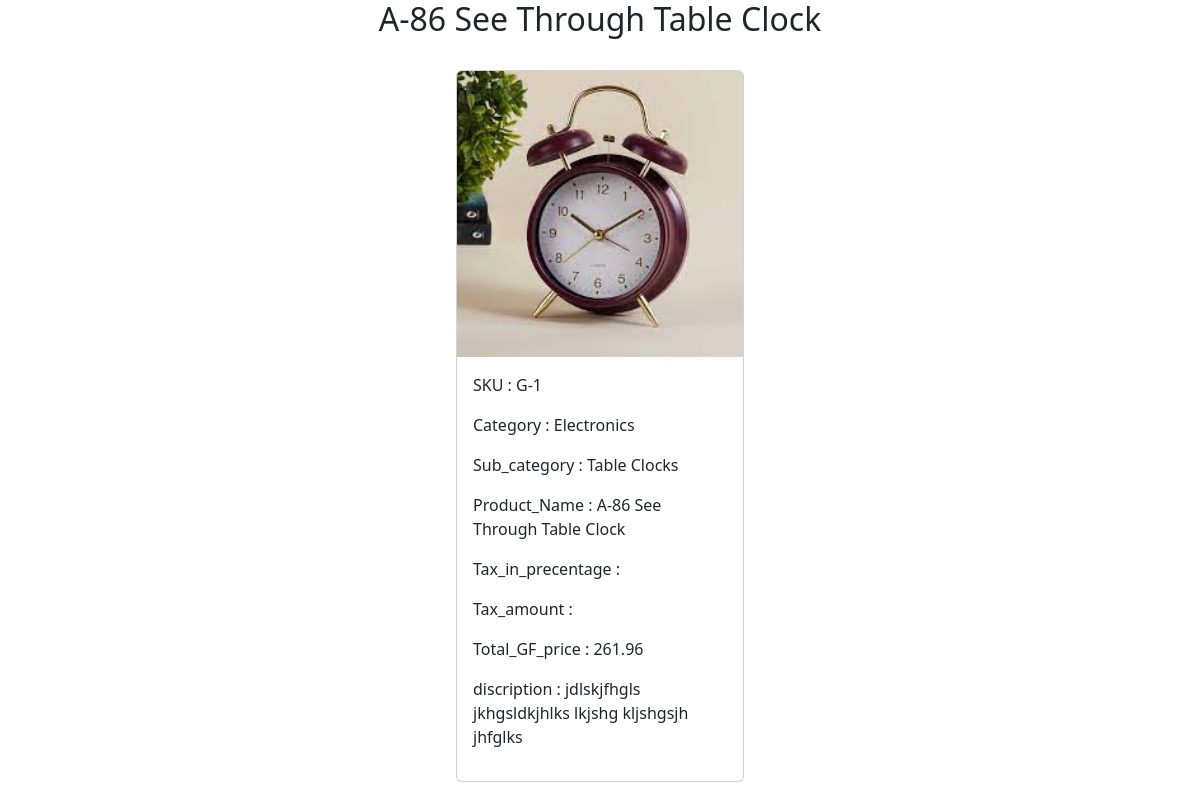
/Customer_product_detail/8, run on the app's committed database.
### gridfokuzapp/models.py (models this page shows, shortened)
class AddProducts(models.Model):
    SKU = models.CharField(max_length=10, null=True)
    Vendor = models.ForeignKey(AddVendors ,on_delete=models.SET_NULL, null=True)
    Category = models.CharField(max_length=50, null=True)
    Sub_category = models.CharField(max_length=50, null=True)
    Product_Name = models.CharField(max_length=50, null=True)
    MRP = models.IntegerField(null=True)
    Vendor_Price = models.FloatField(null=True)
    Total_GF_price = models.FloatField(null=True)
    final_price = models.FloatField(null=True)
    product_image = models.ImageField(upload_to="product_images", null=True)
    discription = models.CharField(max_length=250, null=True)
    temp_discription = models.CharField(max_length=250, null=True)
    branding_category = models.CharField(max_length=50, null=True)
    profit_percentage = models.FloatField(default=0,null=True)
    branding_cost = models.FloatField(default=0, null=True)
    transportation_cost = models.FloatField(default=0, null=True)
    tax = models.FloatField(null=True)
    profit_type = models.CharField(max_length=30, null=True)

### gridfokuzapp/views.py (the view)
# urls.py: path("Customer_product_detail/<int:id>", views.Customer_product_detail, name="Customer_product_detail"),
def Customer_product_detail(request,id):
    product = AddProducts.objects.get(id=id)
    return render(request, "Customer/Customer_product_detail.html",{"product":product})

### templates/Customer/Customer_product_detail.html (shortened to what this page needs)
<!DOCTYPE html>
<html lang="en">
<head>
  <link href="https://cdn.jsdelivr.net/npm/bootstrap@5.2.3/dist/css/bootstrap.min.css" rel="stylesheet">
</head>
<body>
    <h2 style="text-align:center">{{product.Product_Name}}</h2><br>
    <div class="card mx-auto" style="width: 18rem;">
        <img src="{{product.product_image.url}}" class="card-img-top" alt="{{product.Product_Name}}">
        <div class="card-body">
            <p>SKU : {{product.SKU}}</p>
            <p>Category : {{product.Category}}</p>
            <p>Sub_category : {{product.Sub_category}}</p>
            <p>Product_Name : {{product.Product_Name}}</p>
            <p>Tax_in_precentage : {{product.Tax_in_precentage}}</p>
            <p>Tax_amount : {{product.Tax_amount}}</p>
            <p>Total_GF_price : {{product.Total_GF_price}}</p>
            <p>discription : {{product.discription}}</p>
        </div>
    </div>
</body>
</html>

### data on the page
AddProducts: product_image (picture), SKU "G-1", Category "Electronics", Sub_category "Table Clocks", Product_Name "A-86 See Through Table Clock", Total_GF_price "261.96", discription "jdlskjfhgls jkhgsldkjhlks lkjshg kljshgsjh jhfglks"
